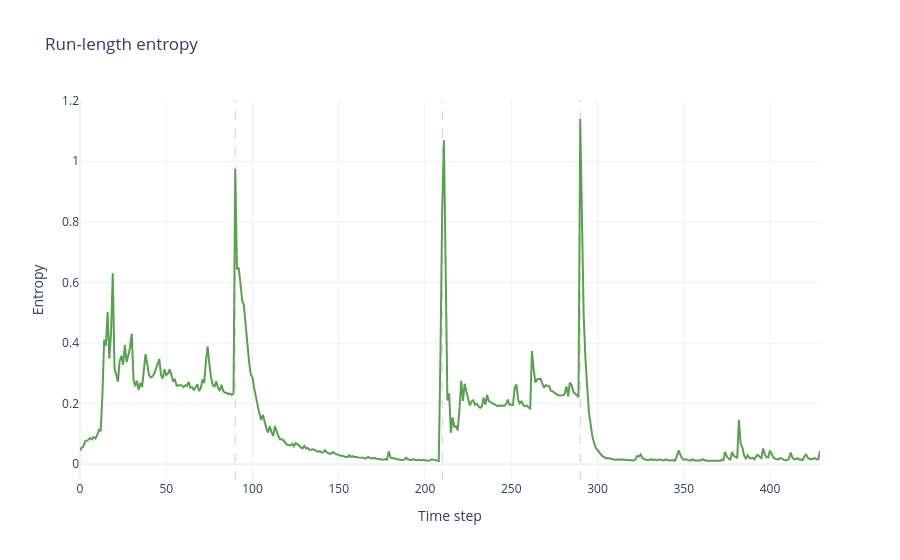

The notebook cell this image was saved under:
### Markdown cell above
## 6. Run-length entropy

Entropy quantifies uncertainty: $H(r_t) = -\sum_r P(r_t=r) \log P(r_t=r)$.
High entropy indicates ambiguity even if ``cp_prob`` is moderate. Plotting entropy
helps explain “why an alert did/did not fire.”

### Code cell
entropy_fig = go.Figure()
entropy_fig.add_trace(go.Scatter(x=df["t"], y=df["entropy"], name="Entropy", line=dict(color="#59A14F", width=2)))
for cp in changepoints:
    entropy_fig.add_vline(x=cp, line=dict(color="#888", dash="dash", width=1), opacity=0.4)
entropy_fig.update_layout(title="Run-length entropy", xaxis_title="Time step", yaxis_title="Entropy", template="plotly_white", height=360)
entropy_fig

### Figure 1 — Plotly figure (JSON) as saved in the notebook; plotly's stock layout.template omitted (floating-point values rounded to 4 significant figures; data arrays with more than 128 entries replaced by an {"elided": "..."} marker saying what was removed)
{"data": [{"line": {"color": "#59A14F", "width": 2}, "name": "Entropy", "type": "scatter", "x": {"elided": "430 int values"}, "y": {"elided": "430 float values"}}], "layout": {"autosize": true, "shapes": [{"line": {"color": "#888", "dash": "dash", "width": 1}, "opacity": 0.4, "type": "line", "x0": 90, "x1": 90, "xref": "x", "y0": 0, "y1": 1, "yref": "y domain"}, {"line": {"color": "#888", "dash": "dash", "width": 1}, "opacity": 0.4, "type": "line", "x0": 210, "x1": 210, "xref": "x", "y0": 0, "y1": 1, "yref": "y domain"}, {"line": {"color": "#888", "dash": "dash", "width": 1}, "opacity": 0.4, "type": "line", "x0": 290, "x1": 290, "xref": "x", "y0": 0, "y1": 1, "yref": "y domain"}], "title": {"text": "Run-length entropy"}, "xaxis": {"autorange": true, "range": [0, 429], "title": {"text": "Time step"}, "type": "linear"}, "yaxis": {"autorange": true, "range": [-0.05203, 1.202], "title": {"text": "Entropy"}, "type": "linear"}}}
